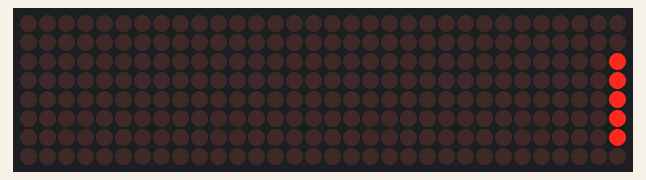
Recording of a sketch running on a simulated Arduino Uno, built with avr-gcc and run on an emulated ATmega328P. Parts: 32×8 LED matrix.

Above: at 0.01 s.
At 4.41 s:
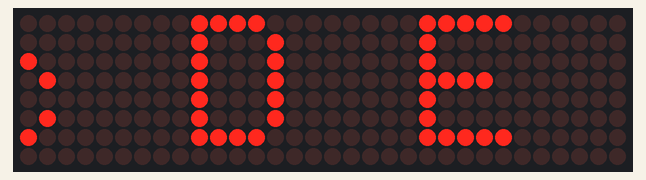
At 8.89 s:
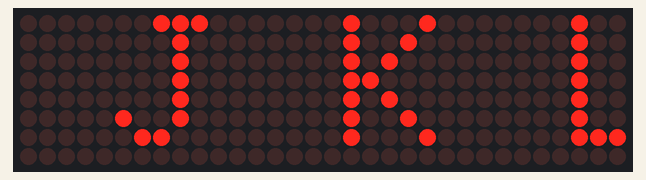
At 13.38 s:
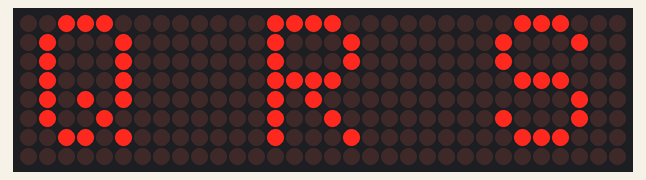
At 17.86 s:
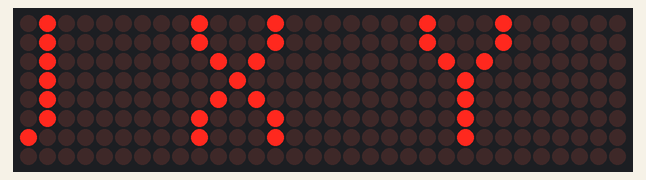
At 39.91 s:
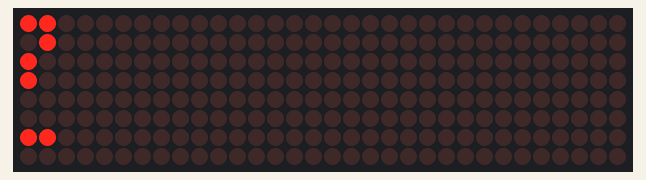

The sketch:

sketch_nov11a.ino
```cpp
#include <SPI.h>
#include <Adafruit_GFX.h>
#include <Max72xxPanel.h>

int pinCS = 9;
int numberOfHorizontalDisplays = 4; // теперь у нас по-горизонтали 6 матриц
int numberOfVerticalDisplays = 1; // а по-вертикали, по-прежнему, одна

Max72xxPanel matrix = Max72xxPanel(pinCS, numberOfHorizontalDisplays, numberOfVerticalDisplays);

String tape = "Aa Bb Cc D E F G H I J K L M O P Q R S T U V W X Y Z"; // текст, который будет плыть
int wait = 50; // время между крайними перемещениями букв

int spacer = 1; // расстояние между буквами
int width = 5 + spacer; // размер шрифта

void setup() {
    matrix.setIntensity(7); // яркость
    /*matrix.setPosition(0, 0, 1);
    matrix.setPosition(1, 0, 8);
    matrix.setPosition(2, 0, 16);
    matrix.setPosition(3, 0, 32);*/
    matrix.setRotation(3, 1);
    matrix.setRotation(2, 1);
    matrix.setRotation(1, 1);
    matrix.setRotation(0, 1);
    //matrix.setRotation(matrix.getRotation() + 1 );
}

void loop() {
    for ( int i = 0 ; i < width * tape.length() + matrix.width() - 1 - spacer; i++ ) {
        matrix.fillScreen(LOW);

        int letter = i / width;
        int x = (matrix.width() - 1) - i % width;
        int y = (matrix.height() - 8) / 2; // center the text vertically

        while ( x + width - spacer >= 0 && letter >= 0 ) {
            if ( letter < tape.length() ) {
                matrix.drawChar(x, y, tape[letter], HIGH, LOW, 1);
            }
            letter--;
            x -= width;
        }

        matrix.write();
        delay(wait);
    }
}
```
